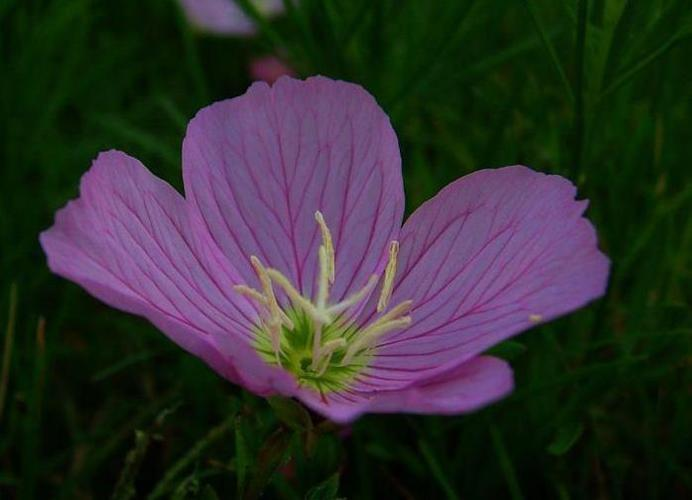
#> input picture flowers/test/1/image_06752.jpg, 692 x 500 px
$ python -i image_utils.py   (imports and definitions only)
#> lines starting #> are read from the running program, lines starting #| are printed output that depends on the picture
""" ------------- Imports -------------
"""
import numpy as np
from PIL import Image

""" ------------- Functions -------------
"""


def pre_process_image(image_path):
    """ Scales, crops, and normalizes a PIL image for a PyTorch model,
        returns an Numpy array

        :param image_path: path to the image to pre-process

        :returns: image that has been scaled, cropped (224 x 224), and normalized
    """
#> called with image_path = 'flowers/test/1/image_06752.jpg'
    image = Image.open(image_path)
#> image is the input picture: PIL image 692x500 RGB; mean R, G, B 48.3, 48.2, 46.3

    # 1. Scale shortest side to 256 pixels, keep aspect ratio
    scaled_image = None
    width_idx = 0
    height_idx = 1
    smallest_dim = min(image.size[width_idx], image.size[height_idx])
#> smallest_dim = 500
    smallest_dim_idx = image.size.index(smallest_dim)
#> smallest_dim_idx = 1

    if smallest_dim_idx == width_idx:
        resize_scalar = 256 / image.width
        scaled_image = image.resize((256, int(image.height * resize_scalar)))
    else:
        resize_scalar = 256 / image.height
#> resize_scalar = 0.512
        scaled_image = image.resize((int(image.width * resize_scalar), 256))

    # 2. Crop the image (center 224 X 224)
    cropped_image = scaled_image.crop(box=(scaled_image.width / 2 - 112,
                                           scaled_image.height / 2 - 112,
                                           scaled_image.width / 2 + 112,
                                           scaled_image.height / 2 + 112))
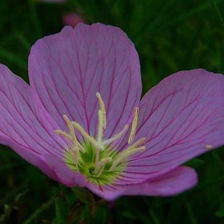
#> cropped_image: PIL image 224x224 RGB; mean R, G, B 71.6, 59.5, 71.1

    # 3. Normalize color channels
    means = np.array([0.485, 0.456, 0.406])
    standard_deviations = np.array([0.229, 0.224, 0.225])

    image_array = np.array(cropped_image) / 255.0
    normalized_image_array = (image_array - means) / standard_deviations
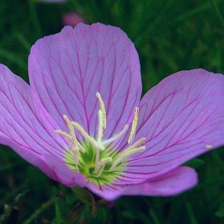
#> normalized_image_array: shape (224, 224, 3) float64; mean R, G, B -0.892, -0.993, -0.566; drawn with min black and max white

    # 4. Transpose to match Pytorch's img format (color channel in the first dimension)
    transposed_image_array = normalized_image_array.transpose((2, 0, 1))

    return transposed_image_array

>>> result = pre_process_image('flowers/test/1/image_06752.jpg')
